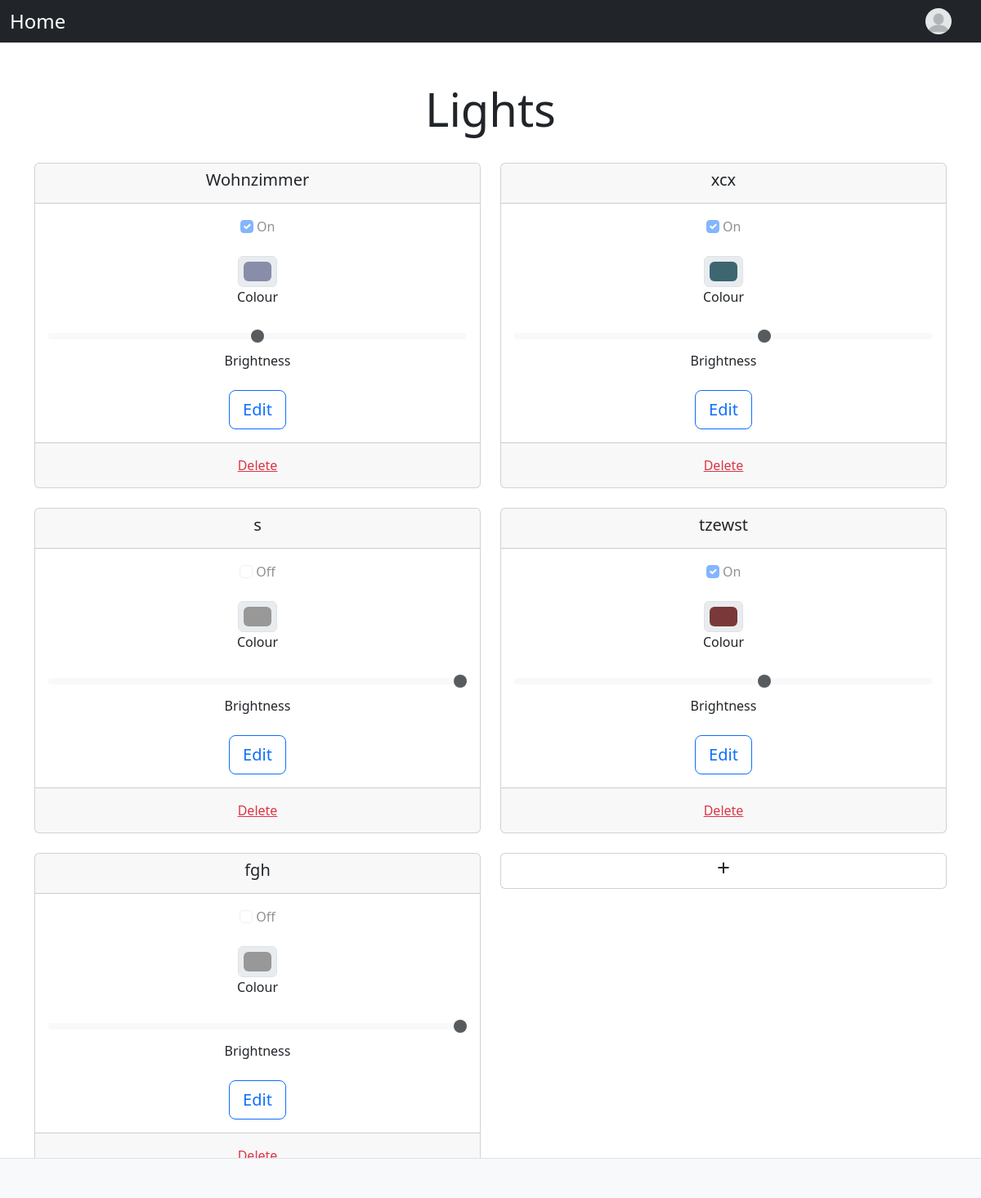
The app's page / (signed in) with its own data.
### lights/models.py (models this page shows)
class Light(models.Model):
    name = models.CharField(max_length=200)
    status = models.BooleanField(default=False)
    colour = models.CharField(max_length=200, default="#989898")
    brightness = models.IntegerField(default=100)

### lights/views.py (the view)
# urls.py: path('', views.index, name='index'),
@login_required
@user_passes_test(active_check)
def index(request):
    if request.method == "POST":
        form = AddForm(request.POST)
        if form.is_valid():
            light = form.save(commit=False)
            light.save()
        return redirect("index")
    else:
        light_list = Light.objects.all()
        context = {"latest_light_list": light_list}
        return render(request, "lights/index.html", context)

### lights/views.py (called while the page is built)
def active_check(user):
    account = Account.objects.get(user=user)
    return account.active

### lights/templates/lights/index.html (shortened to what this page needs)
{% include "header.html" %}
<div class="px-3 py-3 pt-md-5 pb-md-4 mx-auto text-center">
    <h1 class="display-4">Lights</h1>
</div>
<div class="container text-center">
    <div class="row row-cols-2 gx-4 d-flex align-items-stretch">
        {% for light in latest_light_list %}
            <div class="col">
                <div class="card mb-4">
                    <div class="card-header">
                        <h5 class="card-title">{{ light.name }}</h5>
                    </div>
                    <div class="card-body">
                        <div class="mb-4">
                            <input class="form-check-input" type="checkbox" role="switch" id="status_{{ forloop.counter }}"
                                   disabled {% if light.status %} checked{% endif %}>
                            <label class="form-check-label" for="status_{{ forloop.counter }}">{% if light.status %} On {% else %}
                                Off {% endif %}</label>
                        </div>
                        <div class="mb-4">
                            <input type="color" class="form-control form-control-color mx-auto" id="colour_{{ forloop.counter }}"
                                   value="{{ light.colour }}" disabled>
                            <label class="form-check-label" for="colour_{{ forloop.counter }}">Colour</label>
                        </div>
                        <div class="mb-4">
                            <input type="range" class="form-range" min="0" max="100" step="10" id="brightness_{{ forloop.counter }}"
                                   value="{{ light.brightness }}" disabled>
                            <label class="form-check-label" for="brightness_{{ forloop.counter }}">Brightness</label>
                        </div>
                        <a href="{% url 'detailLight' light.id %}" class="btn btn-outline-primary btn-lg btn-block">Edit</a>
                    </div>
                    <div class="card-footer text-muted">
                        <form action="{% url 'deleteLight' light.id %}" method="post">
                            <button type="submit" class="btn mx-auto link-danger btn-link">Delete</button>
                        </form>
                    </div>
                </div>
            </div>
        {% endfor %}
        <div class="col">
            <div class="card mb-4">
                <a href="{% url 'addLight' %}" class="my-auto stretched-link nav-link text-dark"><h3>+</h3></a>
            </div>
        </div>
    </div>
</div>
{% include "footer.html" %}

### records on screen
Light: name "Wohnzimmer", status "☑", shows "On", colour "#888daa", brightness "50"
Light: name "xcx", status "☑", shows "On", colour "#3d6671", brightness "60"
Light: name "s", shows "Off", colour "#989898", brightness "100"
Light: name "tzewst", status "☑", shows "On", colour "#7a3838", brightness "60"
Light: name "fgh", shows "Off", colour "#989898", brightness "100"
